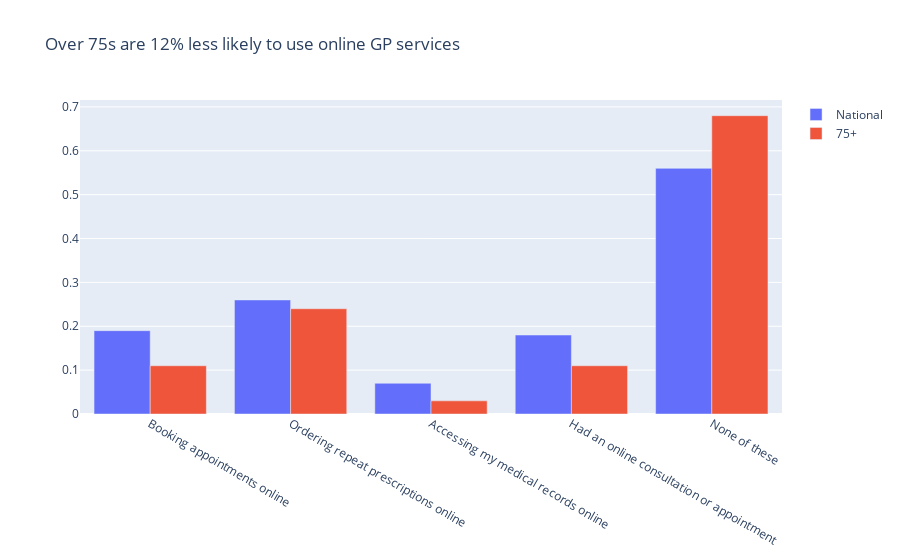

The cell this chart's notebook holds for it:
### Code cell
data3 = go.Bar (
    x = online_gp.Activity,
    y = online_gp.National_P, name = 'National' )

data4 = go.Bar (
    x = online_gp.Activity,
    y = online_gp.seventy_five_and_over_P, name = '75+')

data = [data3, data4]

layout = go.Layout(title = 'Over 75s are 12% less likely to use online GP services')

figure = go.Figure(data = data, layout = layout)
figure.show()

### Figure 1 — Plotly figure (JSON) as saved in the notebook; plotly's stock layout.template omitted (floating-point values rounded to 4 significant figures)
{"data": [{"name": "National", "type": "bar", "x": ["Booking appointments online", "Ordering repeat prescriptions online", "Accessing my medical records online", "Had an online consultation or appointment", "None of these"], "y": [0.19, 0.26, 0.07, 0.18, 0.56]}, {"name": "75+", "type": "bar", "x": ["Booking appointments online", "Ordering repeat prescriptions online", "Accessing my medical records online", "Had an online consultation or appointment", "None of these"], "y": [0.11, 0.24, 0.03, 0.11, 0.68]}], "layout": {"title": {"text": "Over 75s are 12% less likely to use online GP services"}}}
